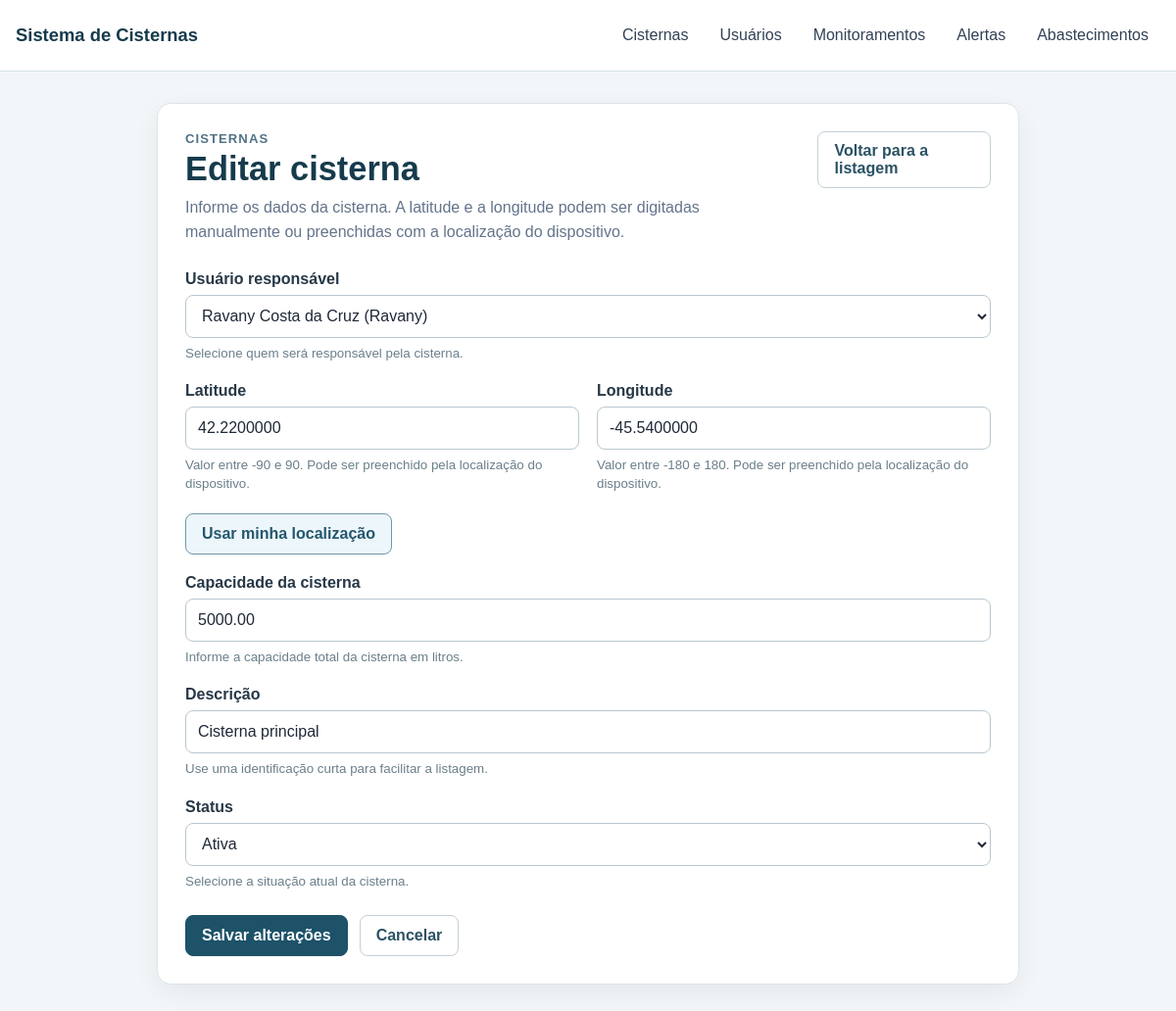
The app's page /cisternas/1/editar/ with its own data.
### cisternas/models.py (models this page shows, shortened)
class Cisterna(models.Model):
    usuario = models.ForeignKey(
        Usuario,
        on_delete=models.CASCADE,
        related_name="cisternas",
    )
    latitude = models.DecimalField(
        max_digits=10,
        decimal_places=7,
        validators=[
            MinValueValidator(Decimal("-90")),
            MaxValueValidator(Decimal("90")),
        ],
    )
    longitude = models.DecimalField(
        max_digits=10,
        decimal_places=7,
        validators=[
            MinValueValidator(Decimal("-180")),
            MaxValueValidator(Decimal("180")),
        ],
    )
    capacidade = models.DecimalField(
        max_digits=12,
        decimal_places=2,
        validators=[
            MinValueValidator(Decimal("0.01")),
        ],
    )
    descricao = models.CharField(max_length=255)
    status = models.CharField(max_length=20)
    class Meta:
        ordering = ("id",)

### cisternas/views.py (the view)
def cisterna_editar(request, pk):
    cisterna = get_object_or_404(Cisterna, pk=pk)
    if request.method == "POST":
        form = CisternaForm(request.POST, instance=cisterna)
        if form.is_valid():
            cisterna = form.save()
            messages.success(
                request,
                f"Cisterna {cisterna.id} atualizada com sucesso.",
            )
            return redirect("cisterna_detalhar", pk=cisterna.pk)
    else:
        form = CisternaForm(instance=cisterna)
    contexto = {
        "titulo_pagina": "Editar cisterna",
        "form": form,
        "cisterna": cisterna,
        "modo_edicao": True,
    }
    return render(request, "cisternas/cisterna_formulario.html", contexto)

### cisternas/models.py (called while the page is built)
    def __str__(self):
        return f"{self.nome} ({self.username})"

### cisternas/templates/cisternas/cisterna_formulario.html (shortened to what this page needs)
{% extends "cisternas/base.html" %}
{% load static %}
{% block content %}
<section class="painel formulario-painel">
 <div class="pagina-topo">
 <div>
 <p class="pagina-sobre">Cisternas</p>
 <h1>{{ titulo_pagina }}</h1>
 <p class="pagina-descricao">
 Informe os dados da cisterna. A latitude e a longitude podem ser
 digitadas manualmente ou preenchidas com a localização do dispositivo.
 </p>
 </div>
 <a class="botao botao-secundario" href="{% url 'cisterna_listar' %}">
 Voltar para a listagem
 </a>
 </div>
 <form method="post" novalidate class="formulario" id="form-cisterna">
 <div class="campo-grupo">
 <label for="{{ form.usuario.id_for_label }}">
 {{ form.usuario.label }}
 </label>
 {{ form.usuario }}
 {% if form.usuario.help_text %}
 <small class="ajuda-campo">{{ form.usuario.help_text }}</small>
 {% endif %}
 </div>
 <div class="grade-dois-campos">
 <div class="campo-grupo">
 <label for="{{ form.latitude.id_for_label }}">
 {{ form.latitude.label }}
 </label>
 {{ form.latitude }}
 {% if form.latitude.help_text %}
 <small class="ajuda-campo">{{ form.latitude.help_text }}</small>
 {% endif %}
 </div>
 <div class="campo-grupo">
 <label for="{{ form.longitude.id_for_label }}">
 {{ form.longitude.label }}
 </label>
 {{ form.longitude }}
 {% if form.longitude.help_text %}
 <small class="ajuda-campo">{{ form.longitude.help_text }}</small>
 {% endif %}
 </div>
 </div>
 <div class="localizacao-acoes">
 <button
 class="botao botao-localizacao"
 type="button"
 id="usar-localizacao"
 >
 Usar minha localização
 </button>
 </div>
 <div class="campo-grupo">
 <label for="{{ form.capacidade.id_for_label }}">
 {{ form.capacidade.label }}
 </label>
 {{ form.capacidade }}
 {% if form.capacidade.help_text %}
 <small class="ajuda-campo">{{ form.capacidade.help_text }}</small>
 {% endif %}
 </div>
 <div class="campo-grupo">
 <label for="{{ form.descricao.id_for_label }}">
 {{ form.descricao.label }}
 </label>
 {{ form.descricao }}
 {% if form.descricao.help_text %}
 <small class="ajuda-campo">{{ form.descricao.help_text }}</small>
 {% endif %}
 </div>
 <div class="campo-grupo">
 <label for="{{ form.status.id_for_label }}">
 {{ form.status.label }}
 </label>
 {{ form.status }}
 {% if form.status.help_text %}
 <small class="ajuda-campo">{{ form.status.help_text }}</small>
 {% endif %}
 </div>
 <div class="formulario-acoes">
 <button class="botao botao-primario" type="submit">
 {% if modo_edicao %}
 Salvar alterações
 {% else %}
 Cadastrar cisterna
 {% endif %}
 </button>
 <a class="botao botao-secundario" href="{% url 'cisterna_listar' %}">
 Cancelar
 </a>
 </div>
 </form>
</section>
{% endblock %}

### cisternas/static/cisternas/css/base.css (style rules this page uses)
* { box-sizing: border-box; }
:root { font-family: Arial, Helvetica, sans-serif; color: #1f2937; background: #f3f6f8; }
body { margin: 0; min-height: 100vh; background: #f3f6f8; }
button, input, select, textarea { font: inherit; }
button, a { -webkit-tap-highlight-color: transparent; }
.painel { padding: 28px; border: 1px solid #dbe4e9; border-radius: 14px; background: #ffffff; box-shadow: 0 8px 26px rgba(15, 23, 42, 0.06); }
.pagina-topo { margin-bottom: 26px; display: flex; align-items: flex-start; justify-content: space-between; gap: 24px; }
.pagina-topo h1 { margin: 4px 0 8px; color: #163b4c; font-size: clamp(1.65rem, 3vw, 2.15rem); }
.pagina-sobre { margin: 0; color: #527286; font-size: 0.82rem; font-weight: 700; letter-spacing: 0.08em; text-transform: uppercase; }
.pagina-descricao { max-width: 720px; margin: 0; color: #64748b; line-height: 1.55; }
.formulario { display: grid; gap: 20px; }
.formulario-painel { max-width: 880px; margin: 0 auto; }
.campo-grupo { display: grid; gap: 7px; }
.campo-grupo label { color: #273847; font-weight: 700; }
.campo-formulario { width: 100%; min-height: 44px; padding: 10px 12px; border: 1px solid #b9c7cf; border-radius: 8px; outline: none; background: #ffffff; color: #1f2937; }
.grade-dois-campos { display: grid; grid-template-columns: repeat(2, minmax(0, 1fr)); gap: 18px; }
.ajuda-campo { color: #6b7f8a; line-height: 1.4; }
.formulario-acoes, .localizacao-acoes { display: flex; align-items: center; flex-wrap: wrap; gap: 12px; }
.formulario-acoes { padding-top: 4px; }
.botao { min-height: 42px; padding: 10px 16px; border: 1px solid transparent; border-radius: 8px; display: inline-flex; align-items: center; justify-content: center; gap: 8px; cursor: pointer; font-weight: 700; text-decoration: none; }
.botao-primario { border-color: #1d5269; background: #1d5269; color: #ffffff; }
.botao-secundario { border-color: #c3d0d7; background: #ffffff; color: #2b5264; }
.botao-localizacao { border-color: #6f98aa; background: #edf6fa; color: #24576d; }

### records on screen
Cisterna: usuario "Ravany Costa da Cruz (Ravany)", latitude "42.2200000", longitude "-45.5400000", capacidade "5000.00", descricao "Cisterna principal", status "Ativa"

### other values on screen
{{ titulo_pagina }} "Editar cisterna"
